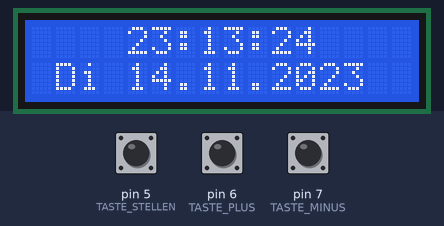
This sketch was run on a simulated Arduino Uno, built with avr-gcc and run on an emulated ATmega328P. Shown: 16×2 character LCD. Inputs (shaded band) come from the test bench; at power-on: pin 5 (TASTE_STELLEN) HIGH, pin 6 (TASTE_PLUS) HIGH, pin 7 (TASTE_MINUS) HIGH. What the sketch prints to the serial monitor is not drawn.

Above: at 1.2 s.
1.3 s: pin 5 (TASTE_STELLEN) pulled LOW for 0.15 s
At 1.87 s:
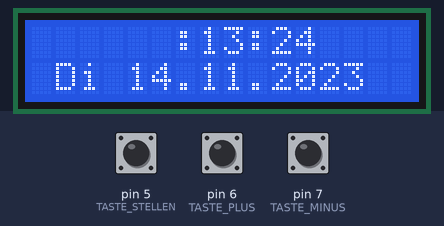
2.0 s: pin 6 (TASTE_PLUS) pulled LOW for 0.15 s
At 2.37 s:
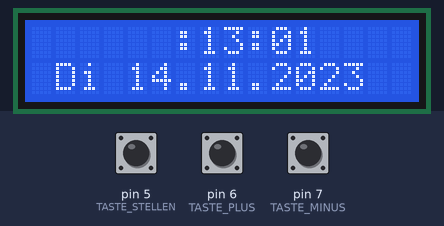
2.7 s: pin 7 (TASTE_MINUS) pulled LOW for 0.15 s
At 2.87 s:
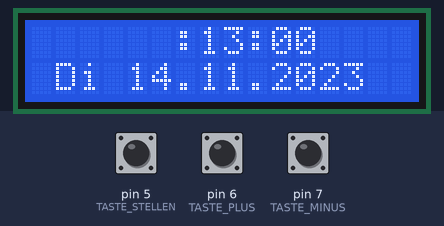
3.4 s: pin 5 (TASTE_STELLEN) pulled LOW for 1 s
At 3.87 s:
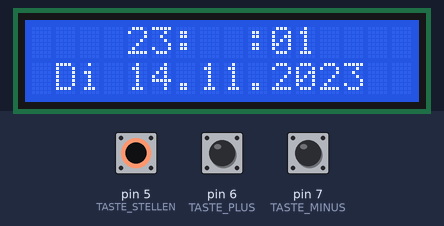
5.0 s: pin 6 (TASTE_PLUS) pulled LOW for 1 s
At 5.87 s:
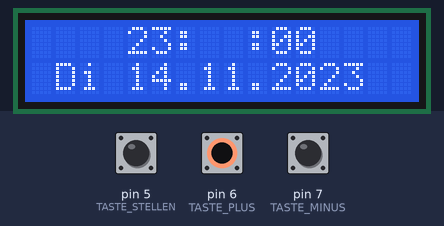
6.6 s: pin 7 (TASTE_MINUS) pulled LOW for 1 s
At 8.62 s:
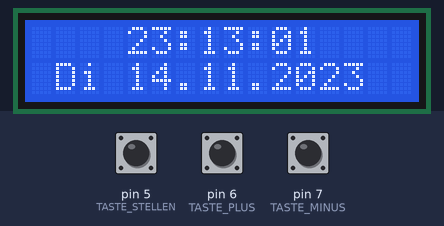
Timing chart, 0 to 9.2 s (numbered marks = the images above; inputs shaded):
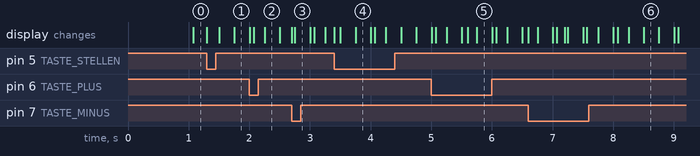

Measured:
- after the input at 1.3 s, the display: changes at once (image 1)

The sketch:

uhr.ino
```cpp
// Uhr mit Datum und Wochentag auf einem LCD 16x2 (HD44780)
//
// Anschluss wie in der LCD-Demo: RS→D2, RW→D3, E→D4, D4…D7→D8…D11,
// VSS und K an GND, VDD und A an +5V, V0 an GND (Kontrast).
//
// Stellen, wahlweise:
//  - drei Taster von D5, D6 und D7 nach GND:
//      D5 „Stellen“: Stunde → Minute → Tag → Monat → Jahr → fertig
//      D6 „+“, D7 „−“ (gedrückt halten zählt schnell weiter)
//  - im seriellen Monitor eintippen: 14:30  oder  14:30:15  oder  24.12.2026
//
// Den Takt gibt Timer 1: genau ein Interrupt pro Sekunde, egal was loop()
// gerade tut. So geht die Uhr so genau wie der Quarz. Sommer- und Winterzeit
// stellt sie selbst um, wie eine Funkuhr.

#include <LiquidCrystal.h>

LiquidCrystal lcd(2, 3, 4, 8, 9, 10, 11);  // RS, RW, E, D4..D7

const uint8_t TASTE_STELLEN = 5;
const uint8_t TASTE_PLUS = 6;
const uint8_t TASTE_MINUS = 7;

// Startzeit ist der Moment des Übersetzens. Der BlackBoard-Compiler läuft in
// UTC, die Uhr rechnet daraus MEZ oder MESZ. In der Arduino-IDE ist es schon
// die Ortszeit, dann false.
const bool UEBERSETZT_IN_UTC = true;
// so lange dauern Übersetzen und Hochladen ungefähr
const uint8_t VORLAUF_S = 2;

volatile uint8_t neueSekunden = 0;  // zählt der Interrupt hoch

uint8_t stunde, minute, sekunde;
uint8_t tag, monat;
uint16_t jahr;

enum Feld : uint8_t { KEINS, STUNDE, MINUTE, TAG, MONAT, JAHR };
Feld stellen = KEINS;

// Ende Oktober geht die Uhr von 3 auf 2 Uhr zurück, aber nur einmal
bool zurueckgestellt = false;

const char* const WOCHENTAG[] = {"So", "Mo", "Di", "Mi", "Do", "Fr", "Sa"};

// ein Taster: entprellt, beim Halten mit Wiederholung. Typen stehen vor der
// ersten Funktion, sonst kennt die Arduino-IDE sie in den Prototypen nicht.
struct Taste {
  uint8_t pin;
  bool unten;  // zuletzt gelesen (entprellt)
  bool gilt;   // dieser Druck zählt
  unsigned long seit;
  unsigned long wieder;
};

// Am Anfang „unten“: ein Taster zählt erst, wenn er einmal losgelassen war.
// Der Pull-up hebt den Pin erst einen Moment nach dem Start auf HIGH.
Taste tStellen = {TASTE_STELLEN, true, false, 0, 0};
Taste tPlus = {TASTE_PLUS, true, false, 0, 0};
Taste tMinus = {TASTE_MINUS, true, false, 0, 0};

ISR(TIMER1_COMPA_vect) {
  neueSekunden++;
}

// ---- Kalender ----

bool schaltjahr(uint16_t j) {
  return (j % 4 == 0 && j % 100 != 0) || j % 400 == 0;
}

uint8_t tageImMonat(uint8_t m, uint16_t j) {
  static const uint8_t TAGE[] = {31, 28, 31, 30, 31, 30, 31, 31, 30, 31, 30, 31};
  return m == 2 && schaltjahr(j) ? 29 : TAGE[m - 1];
}

// 0 = Sonntag (Verfahren von Sakamoto)
uint8_t wochentag(uint8_t t, uint8_t m, uint16_t j) {
  static const uint8_t K[] = {0, 3, 2, 5, 0, 3, 5, 1, 4, 6, 2, 4};
  if (m < 3) j--;
  return (j + j / 4 - j / 100 + j / 400 + K[m - 1] + t) % 7;
}

void naechsterTag() {
  zurueckgestellt = false;
  if (++tag > tageImMonat(monat, jahr)) {
    tag = 1;
    if (++monat > 12) {
      monat = 1;
      jahr++;
    }
  }
}

void naechsteSekunde() {
  if (++sekunde < 60) return;
  sekunde = 0;
  if (++minute < 60) return;
  minute = 0;
  if (++stunde < 24) return;
  stunde = 0;
  naechsterTag();
}

// ---- Sommerzeit ----

// der letzte Sonntag im März oder Oktober (beide haben 31 Tage)
uint8_t letzterSonntag(uint8_t m, uint16_t j) {
  return 31 - wochentag(31, m, j);
}

// MESZ gilt vom letzten Sonntag im März bis zum letzten Sonntag im Oktober,
// jeweils ab 1:00 UTC; die Uhrzeit hier ist UTC
bool sommerzeitNachUtc() {
  if (monat < 3 || monat > 10) return false;
  if (monat > 3 && monat < 10) return true;
  uint8_t s = letzterSonntag(monat, jahr);
  bool danach = tag > s || (tag == s && stunde >= 1);
  return monat == 3 ? danach : !danach;
}

// zur vollen Stunde: Ende März 2 → 3 Uhr, Ende Oktober 3 → 2 Uhr
void zeitumstellung() {
  if (minute || sekunde || (monat != 3 && monat != 10) || tag != letzterSonntag(monat, jahr)) return;
  if (monat == 3 && stunde == 2) {
    stunde = 3;
  } else if (monat == 10 && stunde == 3 && !zurueckgestellt) {
    stunde = 2;
    zurueckgestellt = true;
  }
}

// ---- Startzeit ----

// __DATE__ ist z. B. "Nov 10 2026", __TIME__ "19:42:07"
void zeitVomUebersetzen() {
  const char* d = __DATE__;
  const char* t = __TIME__;
  const char NAMEN[] = "JanFebMarAprMayJunJulAugSepOctNovDec";
  char m[4] = {d[0], d[1], d[2], 0};
  monat = (strstr(NAMEN, m) - NAMEN) / 3 + 1;
  tag = atoi(d + 4);
  jahr = atoi(d + 7);
  stunde = atoi(t);
  minute = atoi(t + 3);
  sekunde = atoi(t + 6);
  long vor = VORLAUF_S;
  if (UEBERSETZT_IN_UTC) {
    bool sommer = sommerzeitNachUtc();
    vor += (sommer ? 2 : 1) * 3600L;
    for (long s = 0; s < vor; s++) naechsteSekunde();
    // nach 1:00 UTC am Umstellungstag im Oktober ist schon zurückgestellt
    zurueckgestellt = !sommer && monat == 10 && tag == letzterSonntag(10, jahr);
  } else {
    for (long s = 0; s < vor; s++) naechsteSekunde();
  }
}

// ---- Timer 1: ein Interrupt pro Sekunde ----

void sekundenTakt() {
  noInterrupts();
  TCCR1A = 0;  // die Arduino-Voreinstellung (PWM) abschalten
  TCNT1 = 0;
#if F_CPU / 256 <= 65536
  TCCR1B = _BV(WGM12) | _BV(CS12);  // CTC, Takt / 256
  OCR1A = F_CPU / 256 - 1;          // 16 MHz: 62499
#else
  TCCR1B = _BV(WGM12) | _BV(CS12) | _BV(CS10);  // CTC, Takt / 1024
  OCR1A = F_CPU / 1024 - 1;
#endif
  TIMSK1 = _BV(OCIE1A);
  interrupts();
}

// ---- Taster ----

// true im Moment des Drückens; mit `halten` nach 600 ms alle 120 ms wieder
bool gedrueckt(Taste& t, bool halten) {
  bool jetztUnten = digitalRead(t.pin) == LOW;
  unsigned long jetzt = millis();
  if (jetztUnten != t.unten && jetzt - t.seit > 25) {
    t.unten = jetztUnten;
    t.gilt = jetztUnten;
    t.seit = jetzt;
    t.wieder = jetzt + 600;
    return jetztUnten;
  }
  if (halten && t.gilt && t.unten && (long)(jetzt - t.wieder) >= 0) {
    t.wieder = jetzt + 120;
    return true;
  }
  return false;
}

void aendern(int8_t d) {
  switch (stellen) {
    case STUNDE: stunde = (stunde + 24 + d) % 24; sekunde = 0; break;
    case MINUTE: minute = (minute + 60 + d) % 60; sekunde = 0; break;
    case TAG: {
      uint8_t n = tageImMonat(monat, jahr);
      tag = (tag - 1 + n + d) % n + 1;
      break;
    }
    case MONAT: monat = (monat - 1 + 12 + d) % 12 + 1; break;
    case JAHR: jahr = constrain(jahr + d, 2000, 2099); break;
    default: return;
  }
  // z. B. 31. Januar → Februar
  if (tag > tageImMonat(monat, jahr)) tag = tageImMonat(monat, jahr);
}

bool tastenAbfragen() {
  bool geaendert = false;
  if (gedrueckt(tStellen, false)) {
    stellen = stellen == JAHR ? KEINS : (Feld)(stellen + 1);
    geaendert = true;
  }
  if (stellen != KEINS) {
    if (gedrueckt(tPlus, true)) aendern(+1), geaendert = true;
    if (gedrueckt(tMinus, true)) aendern(-1), geaendert = true;
  }
  return geaendert;
}

// ---- serieller Monitor: 14:30, 14:30:15 oder 24.12.2026 ----

void zeigeSeriell() {
  char s[32];
  snprintf(s, sizeof s, "Gestellt: %02d:%02d:%02d %02d.%02d.%04u", stunde, minute, sekunde, tag, monat, jahr);
  Serial.println(s);
}

bool seriellAbfragen() {
  if (!Serial.available()) return false;
  String zeile = Serial.readStringUntil('\n');
  zeile.trim();
  int a, b, c = 0;
  if (sscanf(zeile.c_str(), "%d:%d:%d", &a, &b, &c) >= 2 && a >= 0 && a < 24 && b >= 0 && b < 60 && c >= 0 && c < 60) {
    stunde = a;
    minute = b;
    sekunde = c;
  } else if (sscanf(zeile.c_str(), "%d.%d.%d", &a, &b, &c) == 3 && b >= 1 && b <= 12 && c >= 2000 && c <= 2099 && a >= 1 && a <= tageImMonat(b, c)) {
    tag = a;
    monat = b;
    jahr = c;
  } else {
    Serial.println(F("Bitte so: 14:30 oder 14:30:15 oder 24.12.2026"));
    return false;
  }
  zeigeSeriell();
  return true;
}

// ---- Anzeige ----

// das Feld, das gerade gestellt wird, blinkt
void verstecken(char* zeile, uint8_t von, uint8_t bis) {
  for (uint8_t i = von; i <= bis; i++) zeile[i] = ' ';
}

void anzeigen(bool sichtbar) {
  char oben[17];
  char unten[17];
  snprintf(oben, sizeof oben, "    %02d:%02d:%02d    ", stunde, minute, sekunde);
  snprintf(unten, sizeof unten, " %s %02d.%02d.%04u  ", WOCHENTAG[wochentag(tag, monat, jahr)], tag, monat, jahr);
  if (!sichtbar) {
    switch (stellen) {
      case STUNDE: verstecken(oben, 4, 5); break;
      case MINUTE: verstecken(oben, 7, 8); break;
      case TAG: verstecken(unten, 4, 5); break;
      case MONAT: verstecken(unten, 7, 8); break;
      case JAHR: verstecken(unten, 10, 13); break;
      default: break;
    }
  }
  lcd.setCursor(0, 0);
  lcd.print(oben);
  lcd.setCursor(0, 1);
  lcd.print(unten);
}

void setup() {
  pinMode(TASTE_STELLEN, INPUT_PULLUP);
  pinMode(TASTE_PLUS, INPUT_PULLUP);
  pinMode(TASTE_MINUS, INPUT_PULLUP);
  Serial.begin(9600);
  Serial.setTimeout(50);
  lcd.begin(16, 2);
  zeitVomUebersetzen();
  sekundenTakt();
  Serial.println(F("Uhr stellen: 14:30 oder 14:30:15 oder 24.12.2026 eingeben"));
  anzeigen(true);
}

void loop() {
  noInterrupts();
  uint8_t n = neueSekunden;
  neueSekunden = 0;
  interrupts();
  bool neu = n > 0;
  while (n--) {
    naechsteSekunde();
    zeitumstellung();
  }

  if (tastenAbfragen()) neu = true;
  if (seriellAbfragen()) neu = true;

  // beim Stellen blinkt das Feld zweimal pro Sekunde
  static bool warSichtbar = true;
  bool sichtbar = stellen == KEINS || (millis() / 250) % 2 == 0;
  if (neu || sichtbar != warSichtbar) anzeigen(sichtbar);
  warSichtbar = sichtbar;
}
```
